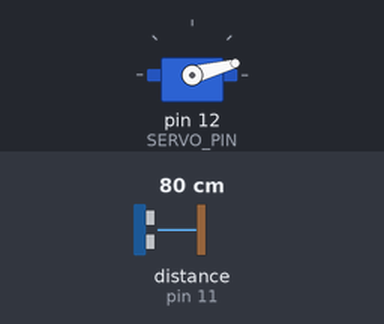
This sketch was run on a simulated Arduino Uno, built with avr-gcc and run on an emulated ATmega328P. Shown: servo. Wiring (inferred from the names in the program): ultrasonic range finder: trigger pin 10; echo pin 11. The test bench sets the inputs (shaded band); at power-on: distance to the obstacle (sensor on pin 11) 80 cm. The echo pulse lasts 58.3 µs per cm; what the sketch prints to the serial monitor is not drawn.

Above: at 0.01 s.
1.3 s: distance to the obstacle (sensor on pin 11) set to 2 cm
At 4.11 s:
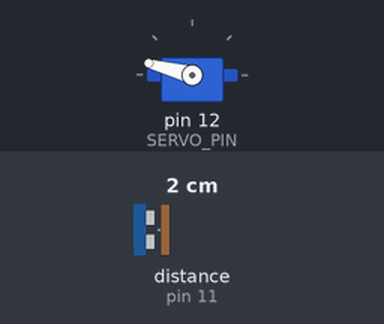
4.3 s: distance to the obstacle (sensor on pin 11) set to 299 cm
At 4.53 s:
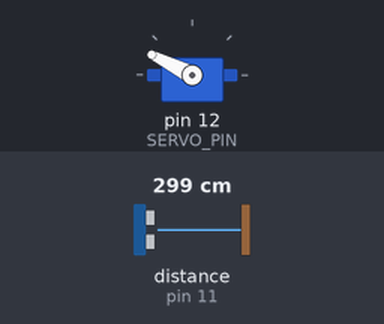
7.3 s: distance to the obstacle (sensor on pin 11) set to 4 cm
At 7.9 s:
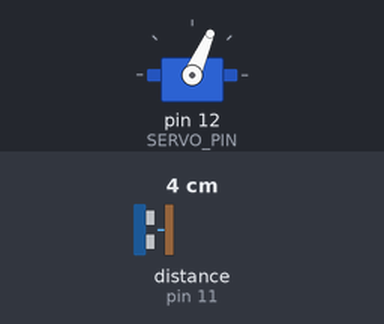
10.3 s: distance to the obstacle (sensor on pin 11) set to 60 cm
13.3 s: distance to the obstacle (sensor on pin 11) set to 168 cm
Timing chart, 0 to 17.3 s (numbered marks = the images above; inputs shaded):
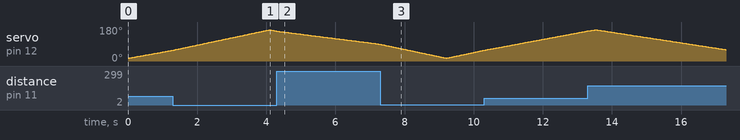

Measured:
- by itself, servo on pin 12 (SERVO_PIN): rises from 159° to 165° in 0.18 s, then falls to 60° in 3.8 s

The sketch:

code_arduino_sonar.ino
```cpp
// Includes the Servo library for motor control
#include <Servo.h>

// Define constants for Ultrasonic Sensor pins and motor control
#define ULTRASONIC_TRIG_PIN 10  // Pin for triggering the ultrasonic pulse
#define ULTRASONIC_ECHO_PIN 11  // Pin for receiving the ultrasonic echo
#define SERVO_PIN 12            // Pin to which the servo motor is attached

// Define variables for time measurement and calculated distance
#define SOUND_SPEED 0.034       // Speed of sound in cm per microsecond (340 m/s)

long timeInterval;              // Variable to store pulse duration
int measuredDistance;           // Variable to store calculated distance

Servo motorControl;             // Servo object to control motor movement

// Initial setup routine
void setup() {
  pinMode(ULTRASONIC_TRIG_PIN, OUTPUT); // Configure the trigger pin as an output
  pinMode(ULTRASONIC_ECHO_PIN, INPUT);  // Configure the echo pin as an input
  Serial.begin(9600);                   // Initialize serial communication
  motorControl.attach(SERVO_PIN);       // Attach the servo object to its designated pin
}

// Main loop routine
void loop() {
  // Sweep servo from 15 to 165 degrees and measure distance
  for (int angle = 15; angle <= 165; angle++) {
    motorControl.write(angle);  // Rotate servo to current angle
    delay(25);                  // Wait for servo to reach position
    measuredDistance = getDistance(); // Get distance from ultrasonic sensor

    Serial.print(angle);        // Print current servo angle
    Serial.print(",");          // Print separator for data parsing
    Serial.print(measuredDistance); // Print distance value
    Serial.print(".");          // Print separator for data parsing
  }

  // Sweep servo back from 165 to 15 degrees
  for (int angle = 165; angle > 15; angle--) {
    motorControl.write(angle);  // Rotate servo back to current angle
    delay(25);                  // Wait for servo to reach position
    measuredDistance = getDistance(); // Get distance again

    Serial.print(angle);        // Print angle while moving back
    Serial.print(",");          // Print separator
    Serial.print(measuredDistance); // Print measured distance
    Serial.print(".");          // Print separator
  }
}

// Function to calculate the distance from ultrasonic sensor
int getDistance() {
  // Start trigger pulse
  digitalWrite(ULTRASONIC_TRIG_PIN, LOW);  // Set trigger pin to LOW to reset
  delayMicroseconds(2);                    // Short delay to ensure clean pulse

  digitalWrite(ULTRASONIC_TRIG_PIN, HIGH); // Start a pulse with trigger HIGH
  delayMicroseconds(10);                   // Pulse duration of 10 microseconds
  digitalWrite(ULTRASONIC_TRIG_PIN, LOW);  // End pulse by setting LOW

  timeInterval = pulseIn(ULTRASONIC_ECHO_PIN, HIGH); // Measure time of pulse

  // Calculate distance (in cm) based on time and speed of sound
  measuredDistance = timeInterval * SOUND_SPEED / 2;
  return measuredDistance;  // Return calculated distance
}
```
